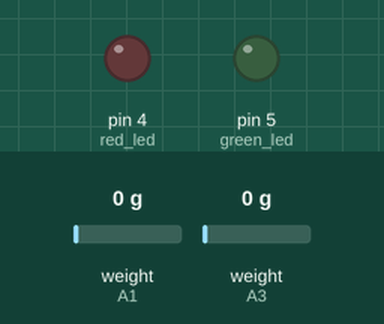
Simulated run of this sketch. Board: Arduino Uno, built with avr-gcc and run on an emulated ATmega328P. On the bench: output pins drawn as LEDs (lit = HIGH). The test bench sets the inputs (shaded band); at power-on: weight on the scale (sensors on A1, A3) 0 g. What the sketch prints to the serial monitor is not drawn.

Above: at 0.7 s.
At 2.7 s:
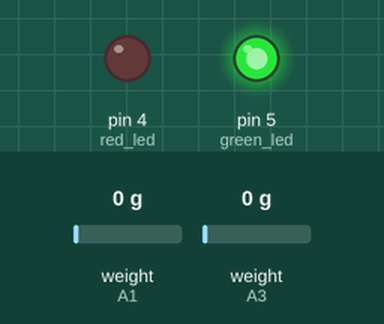
Timing chart, 0 to 4.2 s (numbered marks = the images above):
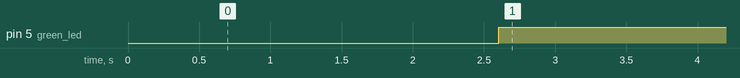

The sketch:

count5_load_cell.ino
```cpp
#include "HX711.h"

// HX711.DOUT  - pin #A1
// HX711.PD_SCK - pin #A0

// HX711.DOUT  - pin #A3
// HX711.PD_SCK - pin #A2

HX711 scale1(A1, A0);
HX711 scale2(A3, A2);

//const long int max_val = 16777215;
const long int gm200 = 671088;

int count = 0;

void setup() {
  Serial.begin(38400);
  scale1.set_scale(2280.f);
  scale2.set_scale(2280.f);

  Serial.println("After setting up the scale:");

  Serial.print("read: \t\t");
  Serial.println(scale1.read());

  Serial.print("get value: \t\t");
  Serial.println(scale1.get_value(5));

  pinMode(4, OUTPUT);   //red led
  pinMode(5, OUTPUT);   //green led

  //connect the gnd of the led to gnd of arduino and positive to digtal pins
  digitalWrite(4, LOW);
  digitalWrite(5, LOW);
}

void loop() {
  Serial.print("average reading:\t");
  Serial.print(scale1.get_value(5));
  Serial.print("\t");
  Serial.println(scale2.get_value(5));

  if (scale1.get_value(5) == gm200 && count < 5) {
    count++;
    while (scale1.get_value(5) < 1000) {
      //do nothing wait for the scale to clear
    }
  }

  if (scale2.get_value(5) == gm200 && count > 0) {
    count--;
    while (scale1.get_value(5) < 1000) {
      //do nothing wait for the scale to clear
    }
  }

  if (count < 5) {
    digitalWrite(5, HIGH);
    digitalWrite(4, LOW);
  }
  else {
    digitalWrite(5, LOW);
    digitalWrite(4, HIGH);
  }
}
```

Measured:
- by itself, pin 5 (green_led): LOW → HIGH at 2.6 s
